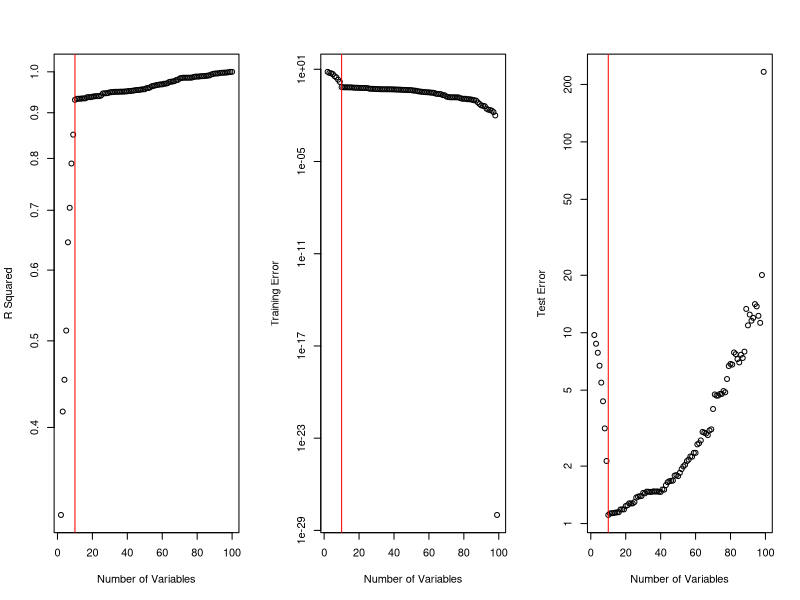

R code for this plot: (Note: this script raises an error after producing the figure.)
# EXAMPLE 1
xtr <- matrix(rnorm(100*100),ncol=100)
xte <- matrix(rnorm(100000*100),ncol=100)
beta <- c(rep(1,10),rep(0,90))
ytr <- xtr%*%beta + rnorm(100)
yte <- xte%*%beta + rnorm(100000)
rsq <- trainerr <- testerr <-  NULL
for(i in 2:100){
	mod <- lm(ytr~xtr[,1:i])
	rsq <- c(rsq,summary(mod)$r.squared)
	beta <- mod$coef[-1]
	intercept <- mod$coef[1]
	trainerr <- c(trainerr, mean((xtr[,1:i]%*%beta+intercept - ytr)^2))
	testerr <- c(testerr, mean((xte[,1:i]%*%beta+intercept - yte)^2))
}
pdf("ex1.pdf",width=10,height=4)
par(mfrow=c(1,3))
plot(2:100,rsq, xlab='Number of Variables', ylab="R Squared", log="y")
abline(v=10,col="red")
plot(2:100,trainerr, xlab='Number of Variables', ylab="Training Error",log="y")
abline(v=10,col="red")
plot(2:100,testerr, xlab='Number of Variables', ylab="Test Error",log="y")
abline(v=10,col="red")
dev.off()

# EXAMPLE 2
xtr <- matrix(rnorm(100*100),ncol=100)
beta <- c(rep(1,10),rep(0,90))
ytr <- xtr%*%beta + rnorm(100)
cv.err <- NULL
for(i in 2:50){
	dat <- data.frame(x=xtr[,1:i],y=ytr)
	mod <- glm(y~.,data=dat)
	cv.err <- c(cv.err, cv.glm(dat,mod,K=6)$delta[1])
}
pdf("ex2.pdf")
plot(2:50, cv.err, xlab="Number of Variables", ylab="6-Fold CV Error", log="y",cex.lab=1.3)
abline(v=10, col="red")
dev.off()

# EXAMPLE 3
xtr <- matrix(rnorm(100*100),ncol=100)
beta <- c(rep(1,10),rep(0,90))
ytr <- xtr%*%beta + rnorm(100)
cors <- cor(xtr,ytr)
whichers <- which(abs(cors)>.2)
mod <- lm(ytr~xtr[,whichers])
print(summary(mod))


# EXAMPLE 4
xtr <- matrix(rnorm(100*100),ncol=100)
beta <- c(rep(1,10),rep(0,90))
ytr <- xtr%*%beta + rnorm(100)
library(leaps)
out <- regsubsets(xtr,ytr,nvmax=30,method="forward")
print(summary(out))
print(coef(out,1:10))

# EXAMPLE 4
xtr <- matrix(rnorm(100*100),ncol=100)
beta <- c(rep(1,10),rep(0,90))
ytr <- xtr%*%beta + rnorm(100)
library(glmnet)
cv.out <- cv.glmnet(xtr,ytr,alpha=0,nfolds=5)
print(cv.out$cvm)
pdf("exridge.pdf")
plot(cv.out)
dev.off()
cat("CV Errors", cv.out$cvm,fill=TRUE)
cat("Lambda with smallest CV Error", cv.out$lambda[which.min(cv.out$cvm)],fill=TRUE)
cat("Coefficients", as.numeric(coef(cv.out)),fill=TRUE)
cat("Number of Zero Coefficients",sum(abs(coef(cv.out))<1e-8),fill=TRUE)


# EXAMPLE 5
xtr <- matrix(rnorm(100*100),ncol=100)
beta <- c(rep(1,10),rep(0,90))
ytr <- xtr%*%beta + rnorm(100)
library(glmnet)
cv.out <- cv.glmnet(xtr,ytr,alpha=1,nfolds=5)
print(cv.out$cvm)
pdf("exlasso.pdf")
plot(cv.out)
dev.off()
cat("CV Errors", cv.out$cvm,fill=TRUE)
cat("Lambda with smallest CV Error", cv.out$lambda[which.min(cv.out$cvm)],fill=TRUE)
cat("Coefficients", as.numeric(coef(cv.out)),fill=TRUE)
cat("Number of Zero Coefficients",sum(abs(coef(cv.out))<1e-8),fill=TRUE)

# EXAMPLE 6
xtr <- matrix(rnorm(100*100),ncol=100)
beta <- c(rep(1,10),rep(0,90))
ytr <- xtr%*%beta + rnorm(100)
library(pls)
out <- pcr(ytr~xtr,scale=TRUE,validation="CV")
summary(out)
validationplot(out,val.type="MSEP")

pdf("expcr.pdf")
validationplot(out,val.type="MSEP")
dev.off()

# EXAMPLE 7
xtr <- matrix(rnorm(1000*20),ncol=20)
beta <- c(rep(1,10),rep(0,10))
ytr <- 1*((xtr%*%beta + .2*rnorm(1000)) >= 0)
mod <- glm(ytr~xtr,family="binomial")
print(summary(mod))

# EXAMPLE 8
xtr <- matrix(rnorm(1000*20),ncol=20)
beta <- c(rep(1,5),rep(0,15))
ytr <- 1*((xtr%*%beta + .5*rnorm(1000)) >= 0)
cv.out <- cv.glmnet(xtr, ytr, family="binomial", alpha=1)
plot(cv.out)

# EXAMPLE 9
x <- matrix(rnorm(1000*50),ncol=50)
y <- sample(c(0,1),50,rep=TRUE)
ps <- NULL
for(i in 1:1000) ps <- c(ps, t.test(x[i,y==0],x[i,y==1])$p.value)
cat("Around 5% of p-values are below 0.05:", 
mean(ps<.05),fill=TRUE)
fdrs.bh <- p.adjust(ps, method="BH")
plot(ps,fdrs.bh)
plot(fdrs.bh)

# EXAMPLE 10
x <- matrix(rnorm(1000*50),ncol=50)
y <- sample(c(0,1),50,rep=TRUE)
x[1:100,y==0] <- x[1:100,y==0] + 1
ps <- NULL
for(i in 1:1000) ps <- c(ps, t.test(x[i,y==0],x[i,y==1])$p.value)
cat("Way more than 5% of p-values are below 0.05:", 
mean(ps<.05),fill=TRUE)
fdrs.bh <- p.adjust(ps, method="BH")
plot(ps,fdrs.bh)
plot(fdrs.bh)
cat("Number of Tests with FDR below 0.4:", sum(fdrs.bh<0.4), fill=TRUE)
cat("Compute the BH FDR Directly:", max(which(sort(ps,decreasing=FALSE) < .4*(1:1000)/1000)), fill=TRUE)
pdf("bh.pdf")
plot(sort(ps,decreasing=FALSE),ylab="P-Values")
abline(a=0, b=0.4/1000,col="red")
dev.off()


##
## Multiple Hypothesis Testing
##
setwd('/Users/ashojaie/Dropbox/ClassesEtc/UW/578Cspring14_ML4Omics/Lectures/Figures')
M = 10000
n = 100

##
## First, no effects at all
##
y = as.factor(c(rep("normal",n/2),rep("cancer",n/2)))
ttst.p <- function(x){
	t.test(x[y == "cancer"], x[y == "normal"])$p.value
}
ttst.s <- function(x){
	t.test(x[y == "cancer"], x[y == "normal"])$statistic
}

set.seed(1)
expdat <- matrix(rnorm(n*M), nrow=M)		#NOTE: nothing's significant
pvals <- apply(expdat, 1, ttst.p)
stats <- apply(expdat, 1, ttst.s)

min(pvals)

pdf("HDtesting-1.pdf")#,width=6,height=4)
hist(pvals, freq=F, main="Histogram of p-values", xlab='p-values', breaks=100)
abline(h=1, col=2, lwd=2, lty=2)
dev.off()

pdf("HDtesting-2.pdf",width=6,height=4)
hist(stats, freq=F, breaks=100, main='t-statistic Histogram', xlab='t-statistic')
curve(dnorm(x, mean=0, sd=1), add=TRUE, col=2, lty=2, lwd=2)
dev.off()

pdf("HDtesting-3.pdf")#,width=5,height=4)
plot(c(1:M)/M,sort(pvals),xlab='expected',ylab='observed',
	main='U[0,1] QQ-plot')
abline(0,1,col=2,lty=2,lwd=2)
dev.off()
		
indx <- which.min(pvals)
t.test(expdat[indx,y=='cancer'], expdat[indx,y=='normal'])

maxstat <- function(m){
	expdat <- matrix(rnorm(n*m),nrow=m)
	tststat <- apply(expdat, 1, ttst.s)
	return(max(tststat))
}

set.seed(2)
max.stats = replicate(100, maxstat(1000))
mean(max.stats)
hist(max.stats)

##
## What happens if there are some effects?
##
M1 = 1000
set.seed(3)
shift = c(runif(M1/2,0.1,0.5), runif(M1/2,-0.5,-0.1))
shift = matrix(shift, nrow=M1, ncol=n/2, byrow=F)
expdat2 = expdat
expdat2[1:M1,1:(n/2)] = expdat2[1:M1,1:(n/2)] + shift

pvals2 <- apply(expdat2, 1, ttst.p)
stats2 <- apply(expdat2, 1, ttst.s)

min(pvals2)

pdf("HDtesting-4.pdf")#,width=6,height=4)
hist(pvals2, freq=F, main="Histogram of p-values", xlab='p-values', breaks=100)
abline(h=1, col=2, lwd=2, lty=2)
dev.off()

pdf("HDtesting-5.pdf")#,width=6,height=4)
hist(stats2, freq=F, ylim=c(0,.4), breaks=100, main='t-statistic Histogram', xlab='t-statistic')
curve(dnorm(x, mean=0, sd=1), add=TRUE, col=2, lty=2, lwd=2)
dev.off()

pdf("HDtesting-6.pdf")#,width=5,height=4)
plot(c(1:M)/M,sort(pvals2),xlab='expected',ylab='observed',
	main='U[0,1] QQ-plot')
abline(0,1,col=2,lty=2,lwd=2)
dev.off()

##
## FDR in R
##
?p.adjust

# everything null
x <- matrix(rnorm(1000*50),ncol=50)
y <- sample(c(0,1),50,rep=TRUE)
ps <- NULL
for(i in 1:1000) ps <- c(ps, t.test(x[i,y==0],x[i,y==1])$p.value)
cat("Around 5% of p-values are below 0.05:", 
mean(ps<.05),fill=TRUE)
fdrs.bh <- p.adjust(ps, method="BH")
plot(ps,fdrs.bh)
plot(fdrs.bh)

# some non-null
x <- matrix(rnorm(1000*50),ncol=50)
y <- sample(c(0,1),50,rep=TRUE)
x[1:100,y==0] <- x[1:100,y==0] + 1
ps <- NULL
for(i in 1:1000) ps <- c(ps, t.test(x[i,y==0],x[i,y==1])$p.value)
cat("Way more than 5% of p-values are below 0.05:", 
mean(ps<.05),fill=TRUE)
fdrs.bh <- p.adjust(ps, method="BH")
plot(ps,fdrs.bh)
plot(fdrs.bh)
cat("Number of Tests with FDR below 0.4:", sum(fdrs.bh<0.4), fill=TRUE)
cat("Compute the BH FDR Directly:", max(which(sort(ps,decreasing=FALSE) < .4*(1:1000)/1000)), fill=TRUE)
pdf("bh.pdf", height=4, width=5)
plot(sort(ps,decreasing=FALSE),ylab="P-Values",cex=0.7)
abline(a=0, b=0.4/1000,col=2, lwd=2, lty=2)
abline(h=0.1/1000, col=4, lwd=2, lty=4)
legend('topleft',c('Bonferroni','FDR'),lty=c(4,2),col=c(4,2),lwd=2,bty='n')
dev.off()
